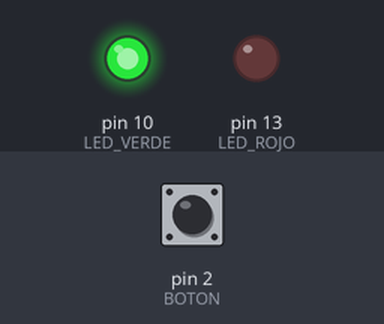
Recording of a sketch running on a simulated Arduino Uno, built with avr-gcc and run on an emulated ATmega328P. Shown: output pins drawn as LEDs (lit = HIGH). The inputs (shaded band) are chosen by the test bench; at power-on: pin 2 (BOTON) LOW.

Above: at 1.2 s.
1.3 s: pin 2 (BOTON) pulled HIGH for 0.15 s
At 1.37 s:
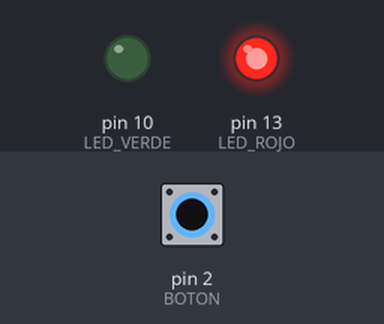
2.9 s: pin 2 (BOTON) pulled HIGH for 3.2 s
At 6.4 s:
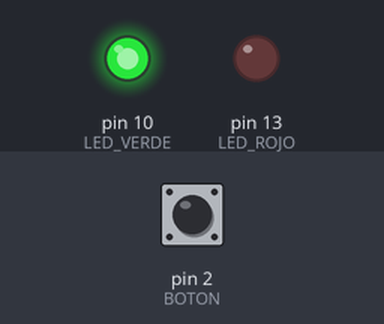
Timing chart, 0 to 7.9 s (numbered marks = the images above; inputs shaded):
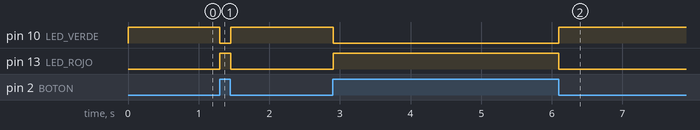

Measured:
- after the input at 1.3 s, pin 10 (LED_VERDE): HIGH → LOW at once, → HIGH 0.15 s later; pin 13 (LED_ROJO): LOW → HIGH at once, → LOW 0.15 s later
- after the input at 2.9 s, pin 10 (LED_VERDE): HIGH → LOW at once, → HIGH 3.2 s later; pin 13 (LED_ROJO): LOW → HIGH at once, → LOW 3.2 s later

The sketch:

es_digitales.ino
```cpp
/*
  Arduino Entradas y Salidas Digitales
  Domingo 13 de septiembre 2020

  Lucas Martín Treser - Automatismos Mar del Plata
  https://www.automatismos-mdq.com.ar/

  Simulación disponible en:
  https://www.tinkercad.com/things/7vwuGjzJwqK

*/

// constantes
const int BOTON = 2;
const int LED_ROJO = 13;
const int LED_VERDE = 10;

void setup() {
  pinMode(BOTON, INPUT);
  pinMode(LED_VERDE, OUTPUT); // conecto un LED a la pata 10
  pinMode(LED_ROJO, OUTPUT);  // conecto un LED a la pata 13
}

void loop() {

  // Si el pulsador está en un nivel alto
  if (digitalRead(BOTON) == HIGH) {
    digitalWrite(LED_ROJO, HIGH);
    digitalWrite(LED_VERDE, LOW);
  }
  else { // Si el pulsador está en un nivel bajo
    digitalWrite(LED_VERDE, HIGH);
    digitalWrite(LED_ROJO, LOW);
  }
  delay(10); // demora para mejorar la simulación
}
```
